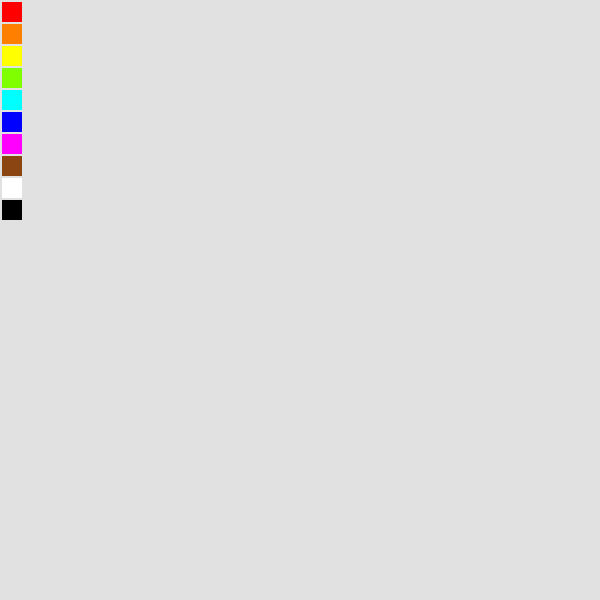
Frame 1 (no input)
Frame 60 (no input): identical to frame 1, image omitted
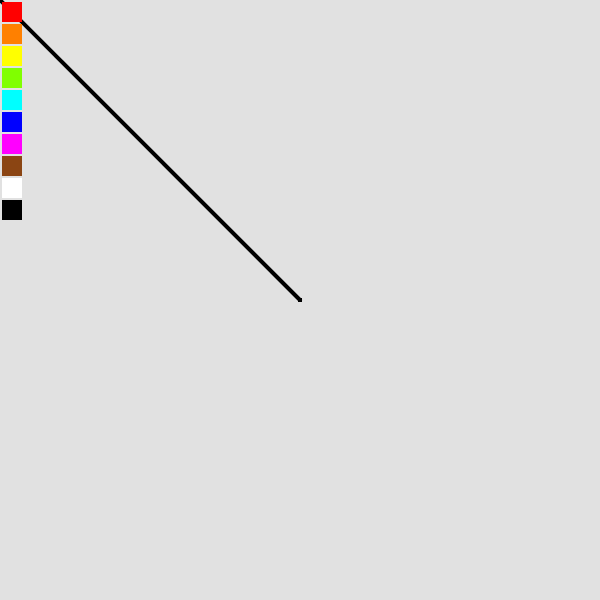
Frame 120 (the mouse pressed at the canvas centre since frame 60)

The p5.js sketch that drew these frames (run headless with seeded random() and noise() and a simulated clock; from frame 60 on, the mouse is pressed at the canvas centre):

// p5.js sketch
// ── sketch.js
let global = 0;

function setup() {
  createCanvas(600, 600);
  background(225);
}

function draw() {
  
  let c = color(255, 0, 0);
  let d = color(255, 128, 0);
  let e = color(255, 255, 0);
  let f = color(128, 255, 0);
  let g = color(0, 255, 255);
  let h = color(0, 0, 255);
  let i = color(255, 0, 255);
  let j = color(139, 69, 19);
  let k = color(255, 255, 255);
  let l = color(0, 0, 0);
  
  let dis = dist(mouseX, mouseY, 2, 2);
  
  
  noStroke();
  fill(c);
  rect(2, 2, 20, 20);
  
  fill(d);
  rect(2, 24, 20, 20);
  
  fill(e);
  rect(2, 46, 20, 20);
  
  fill(f);
  rect(2, 68, 20, 20);
  
  fill(g);
  rect(2, 90, 20, 20);
  
  fill(h);
  rect(2, 112, 20, 20);
  
  fill(i);
  rect(2, 134, 20, 20);
  
  fill(j);
  rect(2, 156, 20, 20);
  
  fill(k);
  rect(2, 178, 20, 20);
  
  fill(l);
  rect(2, 200, 20, 20);
  
  if(mouseIsPressed){
    if(mouseX > 30){
        stroke(global);
        strokeWeight(4);
        line(pmouseX, pmouseY, mouseX, mouseY);
    }
    else if(mouseY > 2 && mouseY < 22){
      global = c;
    }
    
    else if(mouseY > 24 && mouseY < 44){
      global = d;
    }
    
    else if(mouseY > 48 && mouseY < 68){
      global = e;
    }
    
    else if(mouseY > 70 && mouseY < 92){
      global = f;
    }
    
    else if(mouseY > 94 && mouseY < 114){
      global = g;
    }
    
    else if(mouseY > 116 && mouseY < 136){
      global = h;
    }
    
    else if(mouseY > 138 && mouseY < 160){
      global = i;
    }
    
    else if(mouseY > 162 && mouseY < 182){
      global = j;
    }
    
    else if(mouseY > 184 && mouseY < 204){
      global = k;
    }
    
    else if(mouseY > 206 && mouseY < 226){
      global = l;
    }
  }
}
